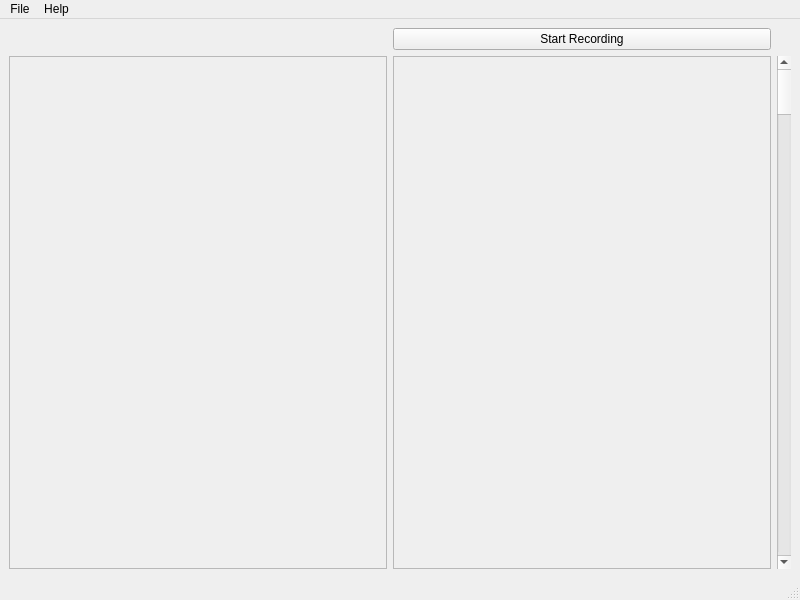
<?xml version="1.0" encoding="UTF-8"?>
<ui version="4.0">
 <class>MainWindow</class>
 <widget class="QMainWindow" name="MainWindow">
  <property name="geometry">
   <rect>
    <x>0</x>
    <y>0</y>
    <width>800</width>
    <height>600</height>
   </rect>
  </property>
  <property name="windowTitle">
   <string>MainWindow</string>
  </property>
  <widget class="QWidget" name="centralwidget">
   <layout class="QGridLayout" name="gridLayout">
    <item row="1" column="0">
     <widget class="QScrollArea" name="scrollArea_2">
      <property name="widgetResizable">
       <bool>true</bool>
      </property>
      <widget class="QWidget" name="scrollAreaWidgetContents_2">
       <property name="geometry">
        <rect>
         <x>0</x>
         <y>0</y>
         <width>376</width>
         <height>502</height>
        </rect>
       </property>
      </widget>
     </widget>
    </item>
    <item row="0" column="2">
     <widget class="QPushButton" name="pushButton">
      <property name="text">
       <string>Start Recording</string>
      </property>
     </widget>
    </item>
    <item row="1" column="2">
     <widget class="QScrollArea" name="scrollArea">
      <property name="widgetResizable">
       <bool>true</bool>
      </property>
      <widget class="QWidget" name="scrollAreaWidgetContents">
       <property name="geometry">
        <rect>
         <x>0</x>
         <y>0</y>
         <width>375</width>
         <height>502</height>
        </rect>
       </property>
      </widget>
     </widget>
    </item>
    <item row="1" column="3">
     <widget class="QScrollBar" name="verticalScrollBar">
      <property name="orientation">
       <enum>Qt::Vertical</enum>
      </property>
     </widget>
    </item>
   </layout>
  </widget>
  <widget class="QMenuBar" name="menubar">
   <property name="geometry">
    <rect>
     <x>0</x>
     <y>0</y>
     <width>800</width>
     <height>23</height>
    </rect>
   </property>
   <widget class="QMenu" name="menuFile">
    <property name="title">
     <string>File</string>
    </property>
    <addaction name="actionConnect_a_Device"/>
    <addaction name="actionSave_Session"/>
    <addaction name="actionExit_2"/>
   </widget>
   <widget class="QMenu" name="menuHelp">
    <property name="title">
     <string>Help</string>
    </property>
   </widget>
   <addaction name="menuFile"/>
   <addaction name="menuHelp"/>
  </widget>
  <widget class="QStatusBar" name="statusbar"/>
  <action name="actionConnect_a_Device">
   <property name="text">
    <string>Connect a Device</string>
   </property>
  </action>
  <action name="actionExit">
   <property name="text">
    <string>Exit</string>
   </property>
  </action>
  <action name="actionSave_Session">
   <property name="text">
    <string>Save Session</string>
   </property>
  </action>
  <action name="actionStuf">
   <property name="text">
    <string>stuf</string>
   </property>
  </action>
  <action name="actionExit_2">
   <property name="text">
    <string>Exit</string>
   </property>
  </action>
 </widget>
 <resources/>
 <connections/>
</ui>
